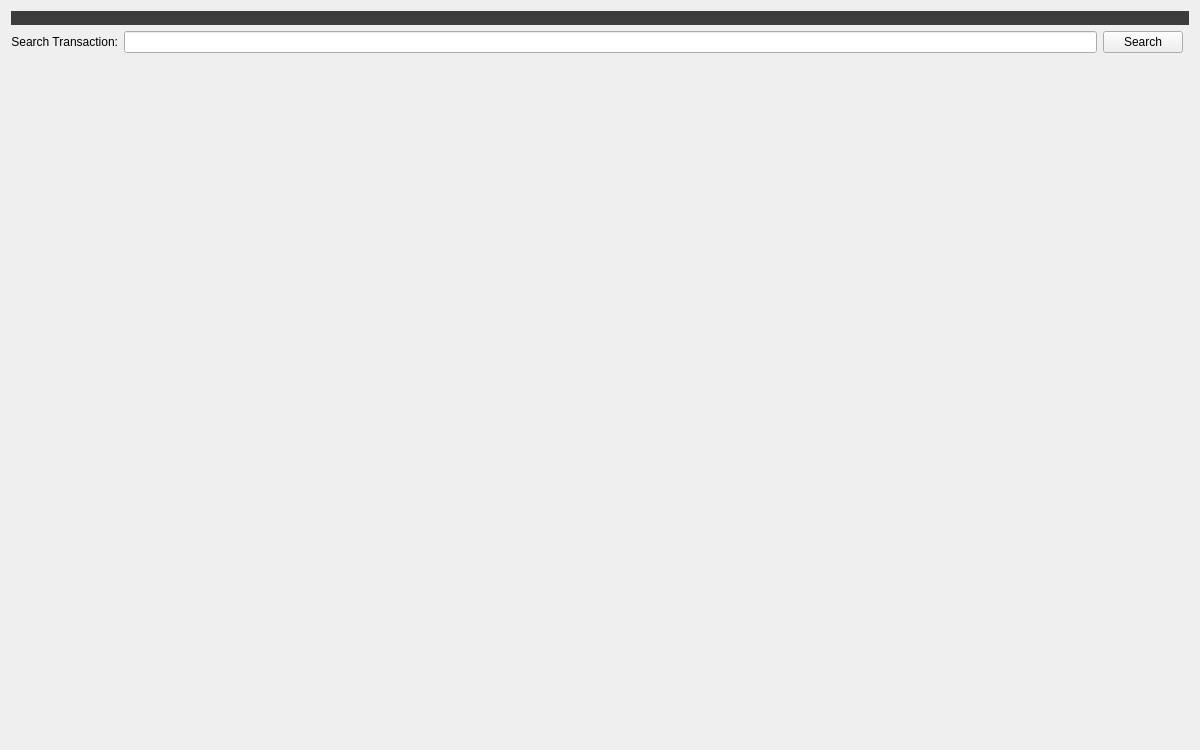
<?xml version="1.0" encoding="UTF-8"?>
<ui version="4.0">
 <class>LookupTXDialog</class>
 <widget class="QWidget" name="LookupTXDialog">
  <property name="geometry">
   <rect>
    <x>0</x>
    <y>0</y>
    <width>1200</width>
    <height>750</height>
   </rect>
  </property>
  <property name="windowTitle">
   <string>Form</string>
  </property>
  <layout class="QVBoxLayout" name="topLayout">
   <item>
    <widget class="QLabel" name="labelAlerts">
     <property name="visible">
      <bool>false</bool>
     </property>
     <property name="styleSheet">
      <string notr="true">background-color:rgb(60, 60, 59); color:rgb(209, 213, 219)</string>
     </property>
     <property name="wordWrap">
      <bool>true</bool>
     </property>
     <property name="margin">
      <number>3</number>
     </property>
    </widget>
   </item>
   <item>
    <layout class="QHBoxLayout" name="horizontalLayout_12">
     <property name="topMargin">
      <number>0</number>
     </property>
     <item>
      <widget class="QLabel" name="searchLabel">
       <property name="enabled">
        <bool>true</bool>
       </property>
       <property name="minimumSize">
        <size>
         <width>0</width>
         <height>0</height>
        </size>
       </property>
       <property name="text">
        <string>Search Transaction:</string>
       </property>
       <property name="alignment">
        <set>Qt::AlignRight|Qt::AlignTrailing|Qt::AlignVCenter</set>
       </property>
       <property name="margin">
        <number>8</number>
       </property>
      </widget>
     </item>
     <item>
      <widget class="QLineEdit" name="searchLineEdit"/>
     </item>
     <item>
      <widget class="QPushButton" name="searchButton">
       <property name="text">
        <string>Search</string>
       </property>
      </widget>
     </item>
     <item>
      <spacer name="horizontalSpacer_3">
       <property name="orientation">
        <enum>Qt::Horizontal</enum>
       </property>
       <property name="sizeType">
        <enum>QSizePolicy::Fixed</enum>
       </property>
       <property name="sizeHint" stdset="0">
        <size>
         <width>6</width>
         <height>20</height>
        </size>
       </property>
      </spacer>
     </item>
    </layout>
   </item>
   <item>
    <layout class="QHBoxLayout" name="horizontalLayout" stretch="1">
     <item>
      <layout class="QVBoxLayout" name="verticalLayout_2">
       <item>
        <spacer name="verticalSpacer">
         <property name="orientation">
          <enum>Qt::Vertical</enum>
         </property>
         <property name="sizeType">
          <enum>QSizePolicy::Expanding</enum>
         </property>
         <property name="sizeHint" stdset="0">
          <size>
           <width>20</width>
           <height>20</height>
          </size>
         </property>
        </spacer>
       </item>
      </layout>
     </item>
    </layout>
   </item>
  </layout>
 </widget>
 <resources/>
 <connections/>
</ui>
